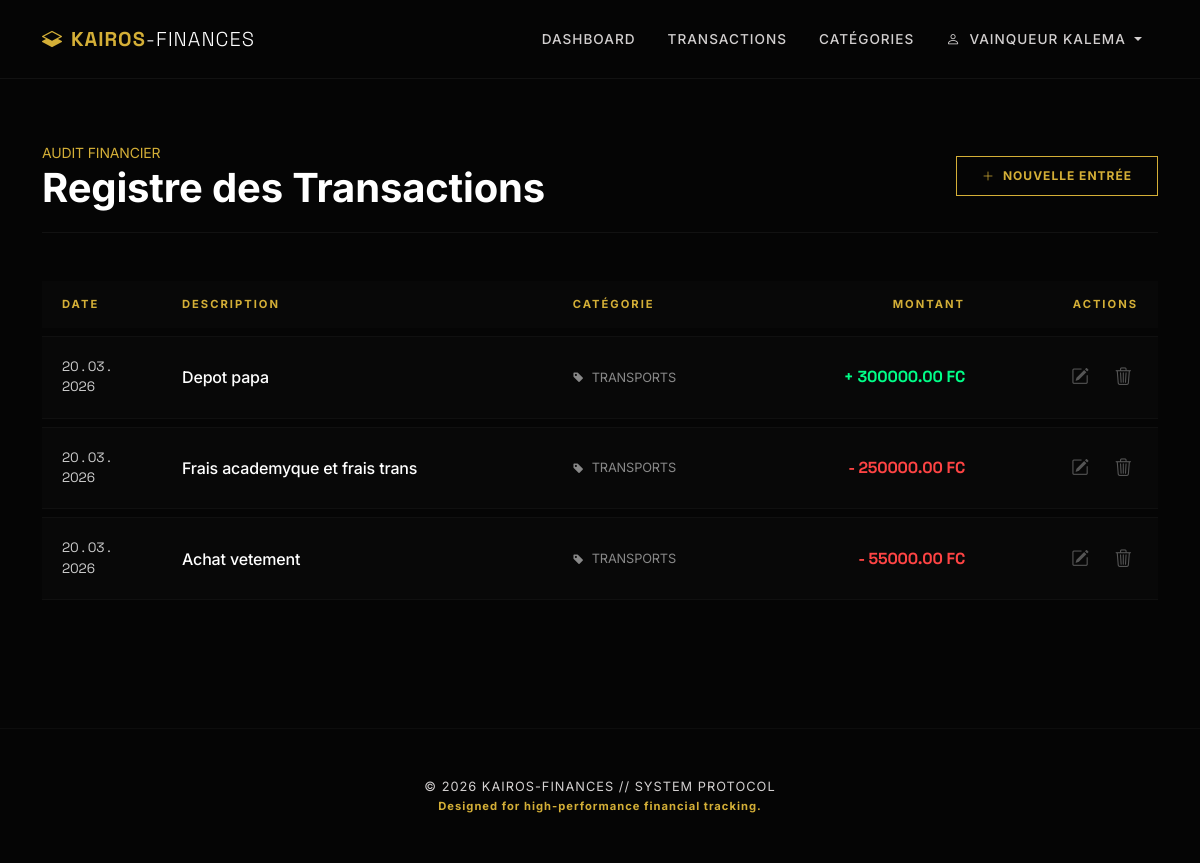
The app's page /transactions (signed in) with its own data.
### app/models.py (models this page shows, shortened)
class User(UserMixin, db.Model):
    __tablename__ = 'user'
    id = db.Column(db.Integer, primary_key=True)
    username = db.Column(db.String(80), unique=True, nullable=False)
    email = db.Column(db.String(120), unique=True, nullable=False)
    password_hash = db.Column(db.String(128))
    currency = db.Column(db.String(3), nullable=False, default='EUR')
    is_admin = db.Column(db.Boolean, default=False)
    date_created = db.Column(db.DateTime, default=datetime.utcnow)
    transactions = db.relationship('Transaction', backref='user', lazy='dynamic')
    categories = db.relationship('Category', backref='owner', lazy='dynamic')

class Transaction(db.Model):
    __tablename__ = 'transaction'
    id = db.Column(db.Integer, primary_key=True)
    amount = db.Column(db.Float, nullable=False)
    description = db.Column(db.String(200))
    date = db.Column(db.DateTime, default=datetime.utcnow)
    type = db.Column(db.String(10), nullable=False)  # 'income' ou 'expense'
    user_id = db.Column(db.Integer, db.ForeignKey('user.id'), nullable=False)
    category_id = db.Column(db.Integer, db.ForeignKey('category.id'), nullable=False)

class Category(db.Model):
    __tablename__ = 'category'
    id = db.Column(db.Integer, primary_key=True)
    name = db.Column(db.String(50), unique=False, nullable=False)
    description = db.Column(db.String(200))
    user_id = db.Column(db.Integer, db.ForeignKey('user.id'), nullable=False)
    transactions = db.relationship('Transaction', backref='category', lazy='dynamic')
    __table_args__ = (db.UniqueConstraint('user_id', 'name', name='unique_category_per_user'),)

### app/transactions.py (the view)
@bp.route('/transactions')
@login_required
def list_transactions():
    transactions = Transaction.query.filter_by(user_id=current_user.id).order_by(Transaction.date.desc()).all()
    return render_template('transactions/list.html', transactions=transactions)

### app/templates/transactions/list.html (shortened to what this page needs)
{% extends 'base.html' %}
{% block content %}
<div class="registry-container">
    <div class="registry-header d-flex justify-content-between align-items-center">
        <div>
            <span class="text-gold small text-uppercase letter-spacing-2">Audit Financier</span>
            <h1 class="display-6 fw-bold text-white mb-0">Registre des Transactions</h1>
        </div>
        <a href="{{ url_for('transactions.add_transaction') }}" class="btn btn-kairos-add">
            <i class="bi bi-plus-lg me-2"></i>Nouvelle Entrée
        </a>
    </div>
    <div class="table-responsive">
        <table class="k-table">
            <thead>
                <tr>
                    <th>Date</th>
                    <th>Description</th>
                    <th>Catégorie</th>
                    <th class="text-end">Montant</th>
                    <th class="text-end">Actions</th>
                </tr>
            </thead>
            <tbody>
                {% for t in transactions %}
                <tr>
                    <td class="td-date">{{ t.date.strftime('%d . %m . %Y') }}</td>
                    <td>
                        <span class="text-white fw-medium">{{ t.description or 'Sans intitulé' }}</span>
                    </td>
                    <td class="td-category">
                        <i class="bi bi-tag-fill me-2" style="font-size: 0.7rem;"></i>{{ t.category.name }}
                    </td>
                    <td class="td-amount {{ 'amt-income' if t.type == 'income' else 'amt-expense' }}">
                        {{ '+' if t.type == 'income' else '-' }} {{ "%.2f"|format(t.amount) }} {{ current_user.currency }}
                    </td>
                    <td class="text-end">
                        <a href="{{ url_for('transactions.edit_transaction', id=t.id) }}" class="btn-action" title="Modifier">
                            <i class="bi bi-pencil-square"></i>
                        </a>
                        <form action="{{ url_for('transactions.delete_transaction', id=t.id) }}" method="POST" style="display:inline;">
                            <button type="submit" class="btn-action btn-delete bg-transparent border-0" onclick="return confirm('Archiver définitivement cette transaction ?')" title="Supprimer">
                                <i class="bi bi-trash3"></i>
                            </button>
                        </form>
                    </td>
                </tr>
                {% endfor %}
            </tbody>
        </table>
    </div>
</div>
{% endblock %}

### app/templates/base.html (shortened to what this page needs)
<!DOCTYPE html>
<html lang="fr">
<head>
    <link href="https://cdn.jsdelivr.net/npm/bootstrap@5.3.0/dist/css/bootstrap.min.css" rel="stylesheet">
    <link rel="stylesheet" href="https://cdn.jsdelivr.net/npm/bootstrap-icons@1.11.3/font/bootstrap-icons.min.css">
</head>
<body>
    <nav class="navbar navbar-expand-lg navbar-dark fixed-top">
        <div class="container">
            <a class="navbar-brand" href="{{ url_for('main.index') }}">
                <i class="bi bi-layers-half me-2"></i>KAIROS<span class="fw-light text-white">-FINANCES</span>
            </a>
            <div class="collapse navbar-collapse" id="navbarNav">
                <ul class="navbar-nav ms-auto">
                    {% if current_user.is_authenticated %}
                        <li class="nav-item">
                            <a class="nav-link" href="{{ url_for('main.dashboard') }}">Dashboard</a>
                        </li>
                        <li class="nav-item">
                            <a class="nav-link" href="{{ url_for('transactions.list_transactions') }}">Transactions</a>
                        </li>
                        <li class="nav-item">
                            <a class="nav-link" href="{{ url_for('transactions.list_categories') }}">Catégories</a>
                        </li>
                        <li class="nav-item dropdown">
                            <a class="nav-link dropdown-toggle" href="#" id="profileDrop" role="button" data-bs-toggle="dropdown">
                                <i class="bi bi-person me-1"></i> {{ current_user.username }}
                            </a>
                        </li>
                    {% endif %}
                </ul>
            </div>
        </div>
    </nav>
    <main>
        <div class="container">
            {% block content %}{% endblock %}
        </div>
    </main>
    <footer class="py-5 mt-5">
        <div class="container text-center">
            <p class="mb-0 text-uppercase">&copy; 2026 KAIROS-FINANCES // SYSTEM PROTOCOL</p>
            <small class="text-gold fw-bold">Designed for high-performance financial tracking.</small>
        </div>
    </footer>
</body>
</html>

### app/templates/base.html (style rules this page uses)
:root { --k-black: #050505; --k-dark: #0f0f0f; --k-gold: #D4AF37; --k-gold-dim: rgba(212, 175, 55, 0.15); --k-glass: rgba(15, 15, 15, 0.8); --text-main: #f0f0f0; --text-muted: #d3d0d0; }
body { background-color: var(--k-black); color: var(--text-main); font-family: 'Inter', sans-serif; letter-spacing: -0.01em; }
.navbar { background: var(--k-black) !important; border-bottom: 1px solid rgba(255, 255, 255, 0.05); backdrop-filter: blur(15px); padding: 1.2rem 0; }
.navbar-brand { font-family: 'Space Grotesk', sans-serif; font-weight: 700; letter-spacing: 1px; color: var(--k-gold) !important; text-transform: uppercase; }
.nav-link { font-size: 0.85rem; font-weight: 500; color: var(--text-muted) !important; text-transform: uppercase; letter-spacing: 1px; margin: 0 0.5rem; transition: 0.3s; }
main { min-height: 85vh; padding-top: 100px; }
footer { border-top: 1px solid rgba(255, 255, 255, 0.03); background: var(--k-black) !important; color: var(--text-muted) !important; font-size: 0.8rem; letter-spacing: 1px; }
.text-gold { color: var(--k-gold); }

### app/templates/transactions/list.html (style rules this page uses)
.registry-container { padding-top: 40px; }
.registry-header { border-bottom: 1px solid rgba(255, 255, 255, 0.05); padding-bottom: 20px; margin-bottom: 40px; }
.k-table { width: 100%; border-collapse: separate; border-spacing: 0 8px; color: #ccc; }
.k-table th { text-transform: uppercase; font-size: 0.7rem; letter-spacing: 2px; color: var(--k-gold); padding: 15px 20px; font-weight: 700; border: none; }
.k-table tr { background: rgba(255, 255, 255, 0.01); transition: 0.3s; }
.k-table td { padding: 20px; vertical-align: middle; border-top: 1px solid rgba(255, 255, 255, 0.03); border-bottom: 1px solid rgba(255, 255, 255, 0.03); }
.td-date { font-family: 'Space Grotesk', sans-serif; font-size: 0.85rem; width: 120px; }
.td-amount { font-family: 'Space Grotesk', sans-serif; font-weight: 700; text-align: right; }
.td-category { font-size: 0.8rem; text-transform: uppercase; color: #888; }
.amt-income { color: #00ff88; }
.amt-expense { color: #ff4444; }
.btn-action { color: #555; font-size: 1.1rem; transition: 0.3s; margin-left: 15px; text-decoration: none; }
.btn-kairos-add { background: transparent; border: 1px solid var(--k-gold); color: var(--k-gold); border-radius: 0; text-transform: uppercase; letter-spacing: 1px; font-size: 0.75rem; font-weight: 700; padding: 10px 25px; transition: 0.3s; }

### records on screen
User: username "VAINQUEUR KALEMA", currency "FC"
Transaction: date "20 . 03 . 2026", description "Depot papa", category.name "TRANSPORTS", type "+", amount "300000.00"
Transaction: date "20 . 03 . 2026", description "Frais academyque et frais trans", category.name "TRANSPORTS", type "-", amount "250000.00"
Transaction: date "20 . 03 . 2026", description "Achat vetement", category.name "TRANSPORTS", type "-", amount "55000.00"
